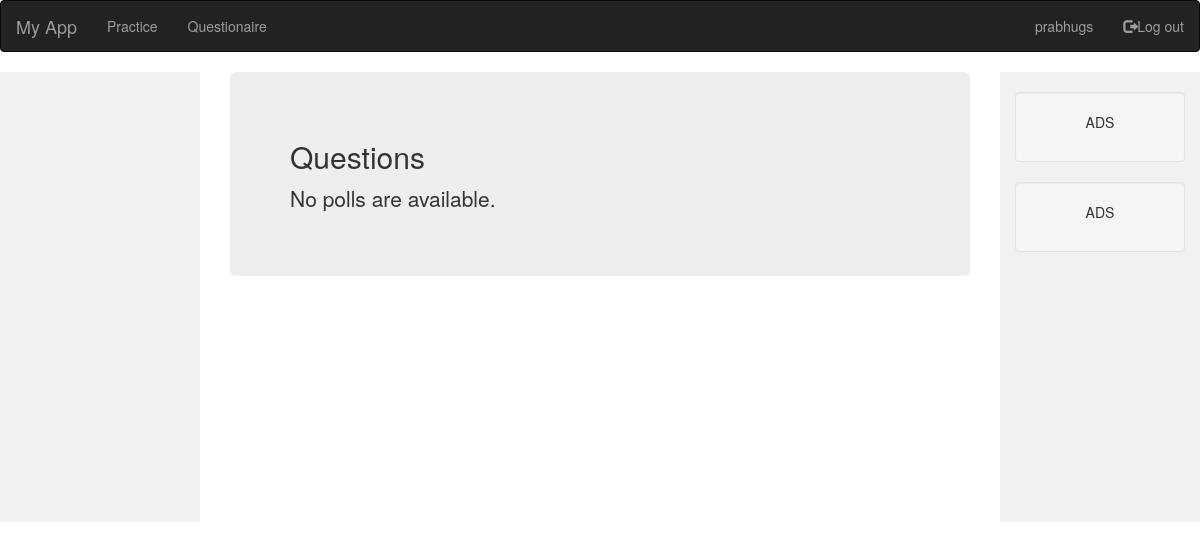
Page /questionaire/ (signed in) on the earlier database version.
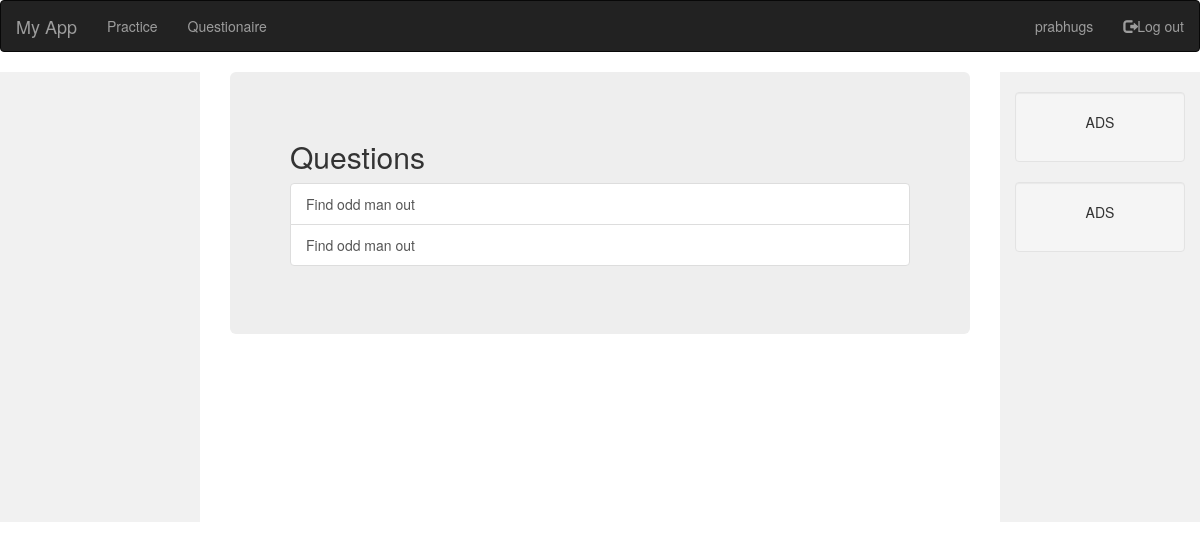
Same page on the later database version.
### questionaire/models.py (models this page shows, shortened)
class Question(models.Model):
    question_text = models.CharField(max_length = 20)
    pub_date = models.DateTimeField("published date")

### questionaire/views.py (the view)
@login_required
def index(request):
    latest_question_list = Question.objects.order_by('-pub_date')[:5]
    template = loader.get_template("questionaire/index.html")
    context = {'latest_question_list': latest_question_list, }
    return HttpResponse(template.render(context, request))

### questionaire/templates/questionaire/index.html (shortened to what this page needs)
{% extends "dashboard/base.html" %}
{% block body_block %}
		<div class="jumbotron">
			<h2> Questions </h2>
			{% if latest_question_list %}
				<div class="list-group">
					{% for question in latest_question_list %}
					<a href="{% url 'questionaire:detail' question.id %}" class="list-group-item">{{ question.question_text }}</a>
					{% endfor %}
				</div>
			{% else %}
				<p>No polls are available.</p>
			{% endif %}
		</div>
{% endblock %}

### dashboard/templates/dashboard/base.html (shortened to what this page needs)
{% load staticfiles %}
<html>
  <head>
    <link href="{% static 'css/base.css' %}"
          rel="stylesheet" media="screen">
  <link rel="stylesheet" href="http://maxcdn.bootstrapcdn.com/bootstrap/3.3.6/css/bootstrap.min.css">
  <link rel="stylesheet" href="{% static 'css/image-picker.css' %}">
  </head>
<body>
	<nav class="navbar navbar-inverse">
		<div class="container-fluid">
			<div class="navbar-header">
				<a class="navbar-brand active" href="/"> My App </a>
			</div>
			<ul class="nav navbar-nav">
				<li><a href="/practice">Practice</a></li>
				<li><a href="/questionaire">Questionaire</a></li>
			</ul>
			<ul class="nav navbar-nav navbar-right">
				{% if user.username != '' %}
				<li><a class="nav navbar-nav">{{user.username}} </a></li>
                                <li><a data-toggle="modal" href="/user/logout"><span class="glyphicon glyphicon-log-out"></span>Log out</a></li>
				{% endif %}
                        </ul>
		</div>
	</nav>
	<div class="container-fluid text-center">
		<div class="row content">
			<div class="col-sm-2 sidenav">
			</div>
			<div class="col-sm-8 text-left">
				<div class="container-fluid">
					{% block body_block %}
					{% endblock %}
				</div>
			</div>
			<div class="col-sm-2 sidenav">
				<div class="well">
					<p>ADS</p>
				</div>
				<div class="well">
					<p>ADS</p>
				</div>
			</div>
		</div>
	</div>
</body>
</html>

### dashboard/static/css/base.css (style rules this page uses)
.navbar { margin-bottom: 0; border-radius: 0; }
.row.content { height: 450px }
.sidenav { padding-top: 20px; background-color: #f1f1f1; height: 100%; }

Differences in the rows shown:
added Question: question_text "Find odd man out"
added Question: question_text "Find odd man out"
Other differences:
text no longer shown: "No polls are available."
